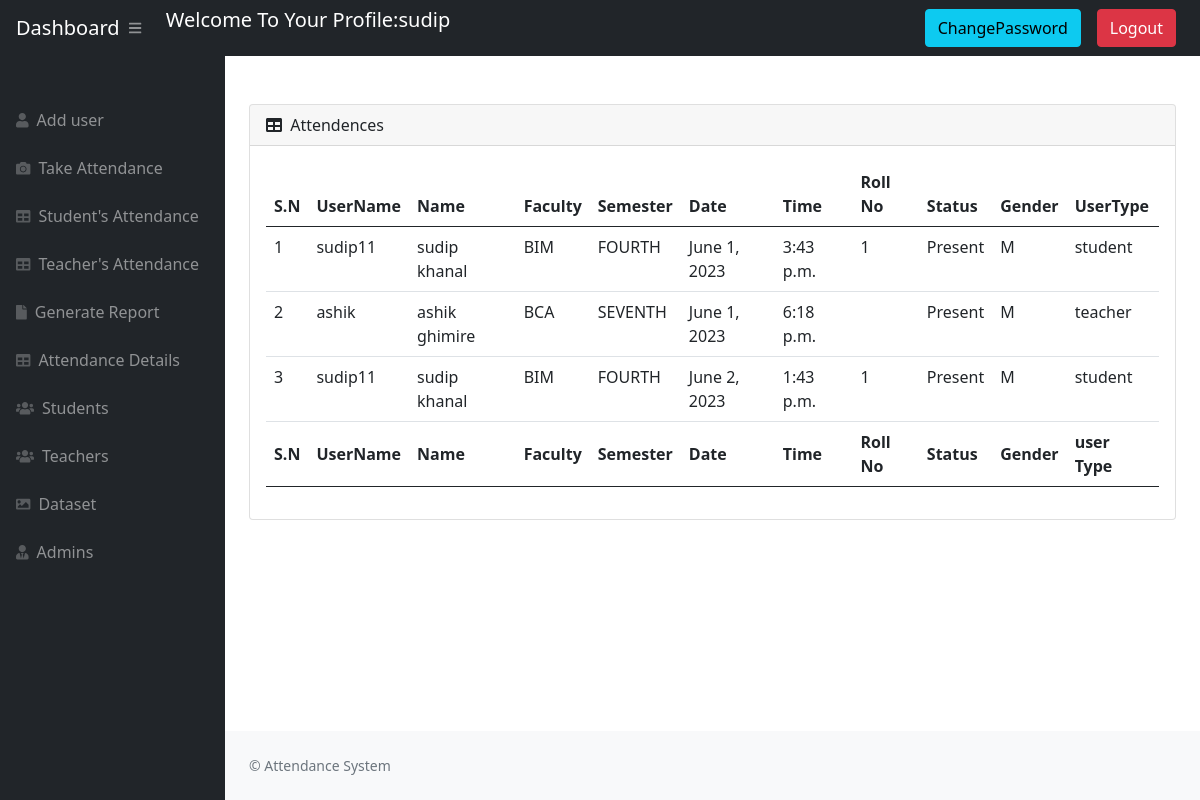
/AllAdtendance/ (signed in), run on an earlier commit of the app's database.
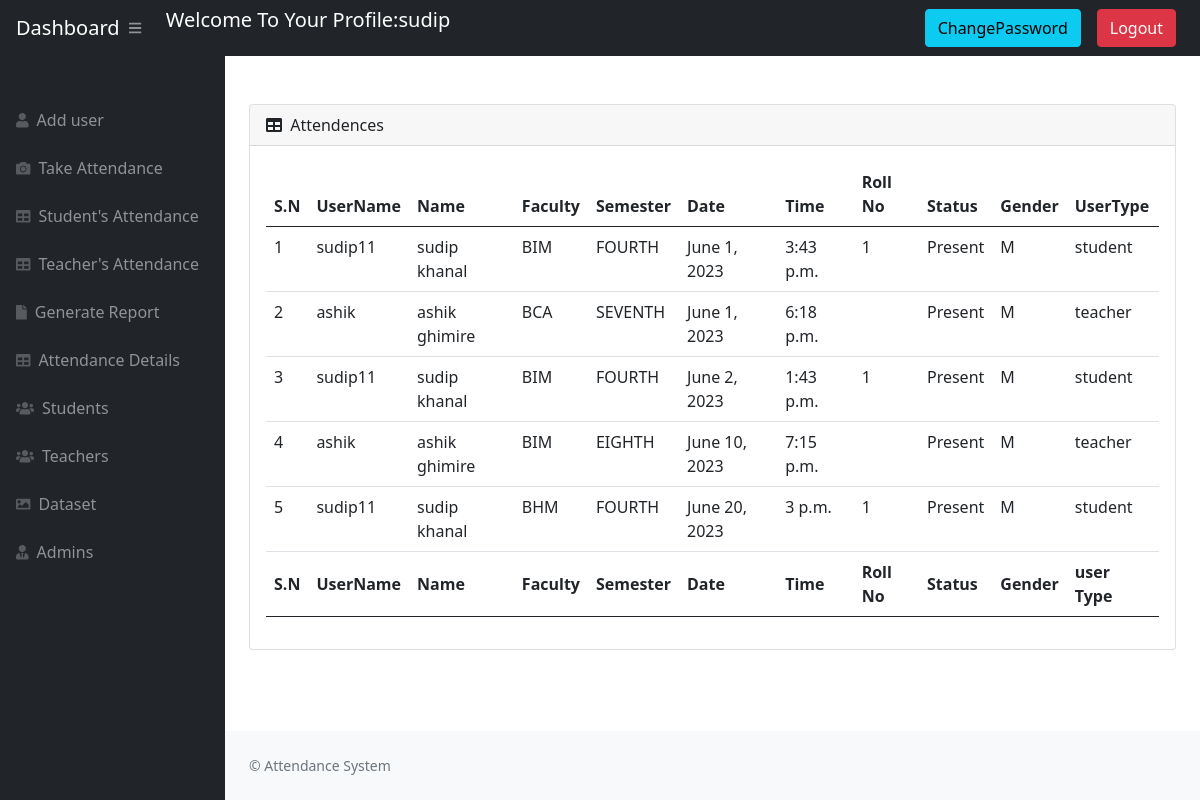
And on a later commit of the database.
### website/models.py (models this page shows, shortened)
class Attendance(models.Model):
    username = models.CharField(max_length=10)
    first_name = models.CharField(max_length=50)
    last_name = models.CharField(max_length=50)
    roll_num = models.CharField(max_length=10)
    gender = models.CharField(max_length=50)
    faculty = models.CharField(max_length=50)
    sem = models.CharField(max_length=50)
    date = models.DateField(auto_now_add=True, null=True)
    time = models.TimeField(auto_now_add=True, null=True)
    ststus = models.CharField(
        choices=Attendance_status, max_length=30, default='Absent')
    usertype = models.CharField(max_length=20)

### website/views.py (the view)
# urls.py: path('AllAdtendance/', views.AllAdtendance, name='AllAdtendance'),
@login_required(login_url='login_view')
def AllAdtendance(request):
    Attendences = Attendance.objects.all()
    AttendanceData = {
        'Attendences': Attendences
    }
    if request.user.userType == 'admin' or request.user.userType == 'teacher':
        return render(request, 'Admin/AlluserAtd.html', AttendanceData)
    else:
        messages.warning(
            request, "You Must Be Logged In As Admin or Teacher To View This Page")
        return redirect('login_view')

### website/templates/Admin/AlluserAtd.html (shortened to what this page needs)
{% extends 'Admin/admain.html' %} {% block title %} Dashboard {% endblock %}
{% block stylesheets %}{% endblock stylesheets %} {% block content %}
<main>
  <br />
  <br />
  <div class="container-fluid px-4">
    <div class="card mb-4">
      <div class="card-header">
        <i class="fas fa-table me-1"></i>
        Attendences
      </div>
      <div class="card-body">
        <table id="datatablesSimple" class="table table-hover">
          <thead>
            <tr>
              <th>S.N</th>
              <th>UserName</th>
              <th>Name</th>
              <th>Faculty</th>
              <th>Semester</th>
              <th>Date</th>
              <th>Time</th>
              <th>Roll No</th>
              <th>Status</th>
              <th>Gender</th>
              <th>UserType</th>
            </tr>
          </thead>
          <tfoot>
            <tr>
              <th>S.N</th>
              <th>UserName</th>
              <th>Name</th>
              <th>Faculty</th>
              <th>Semester</th>
              <th>Date</th>
              <th>Time</th>
              <th>Roll No</th>
              <th>Status</th>
              <th>Gender</th>
              <th>user Type</th>
            </tr>
          </tfoot>
          <tbody>
            {% for at in Attendences %}
            <tr>
              <td>{{ forloop.counter}}</td>
              <td>{{ at.username }}</td>
              <td>{{ at.first_name }} {{ at.last_name }}</td>
              <td>{{ at.faculty}}</td>
              <td>{{ at.sem}}</td>
              <td>{{ at.date}}</td>
              <td>{{ at.time}}</td>
              <td>{{ at.roll_num}}</td>
              <td>{{ at.ststus}}</td>
              <td>{{ at.gender}}</td>
              <td>{{ at.usertype}}</td>
            </tr>
            {% endfor %}
          </tbody>
        </table>
      </div>
    </div>
  </div>
</main>
{% endblock content %}

What changed in the data, as far as the page shows it:
added Attendance: username "ashik", first_name "ashik", last_name "ghimire", faculty "BIM", sem "EIGHTH", date "June 10, 2023", time "7:15 p.m.", ststus "Present", gender "M", usertype "teacher"
added Attendance: username "sudip11", first_name "sudip", last_name "khanal", faculty "BHM", sem "FOURTH", date "June 20, 2023", time "3 p.m.", roll_num "1", ststus "Present", gender "M", usertype "student"
